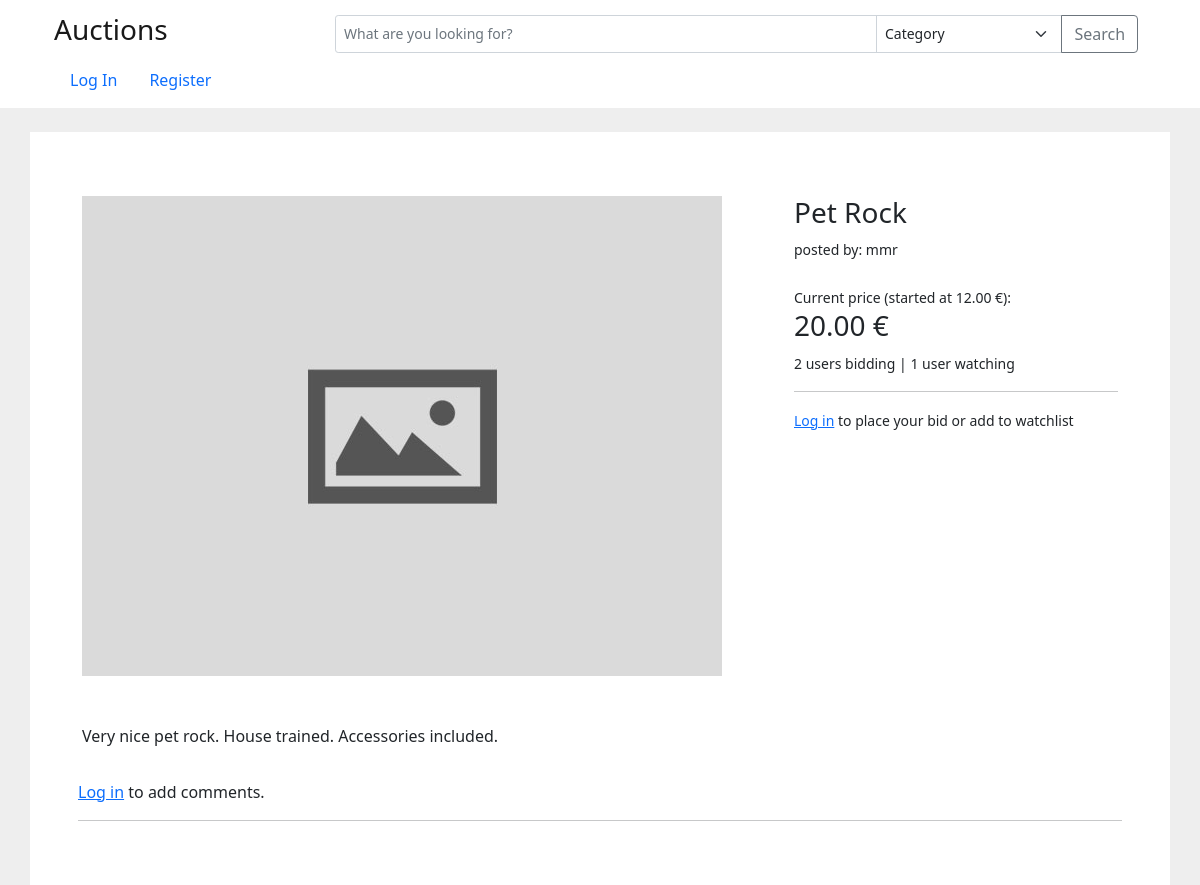
The app's page /2/, older data.
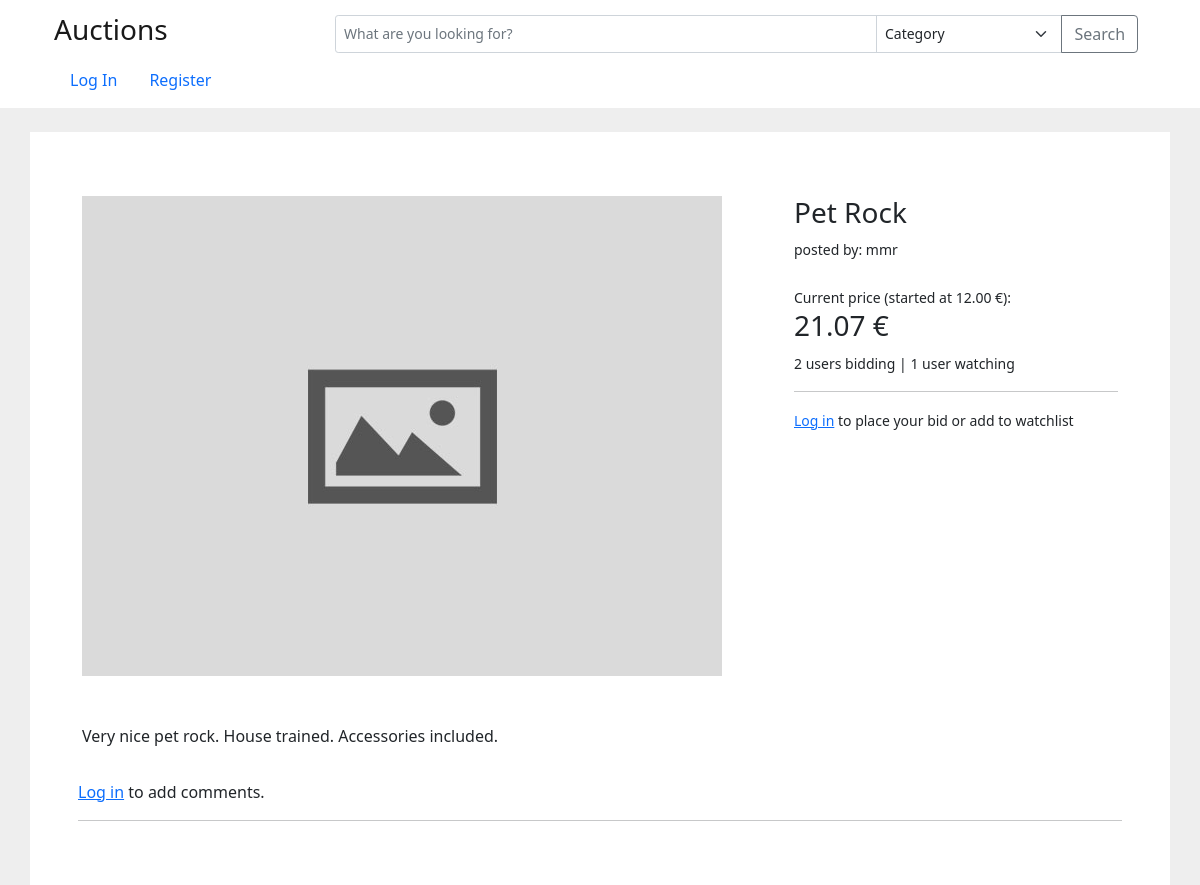
The same page, newer data.
### auctions/models.py (models this page shows, shortened)
class Bid(models.Model):
    user = models.ForeignKey(User, on_delete=models.CASCADE)
    listing = models.ForeignKey(Listing, on_delete=models.CASCADE)
    bid = models.DecimalField(max_digits=30, decimal_places=2)
    time = models.DateTimeField(default=timezone.now)

class Listing(models.Model):
    class Categories(models.IntegerChoices):
        ELECTRONICS = 1, 'Electronics'
        FASHION = 2, 'Fashion'
        HOUSE = 3, 'House & Garden'
        BEAUTY = 4, 'Beauty'
        HEALTH = 5, 'Health'
        CULTURE = 6, 'Culture & Entertainment'
        SPORT = 7, 'Sport & Outdors'
        MOTO = 8, 'Moto'
        ART = 9, 'Art & Collectibles'
        OTHER = 99, ('Other')
    title = models.CharField(max_length=120)
    image = models.URLField(blank=True)
    description = models.TextField()
    category = models.IntegerField(choices=Categories.choices, blank=True)
    time = models.DateTimeField(default=timezone.now)
    time_closed = models.DateTimeField(blank=True, null=True)
    starting_bid = models.DecimalField(max_digits=30, decimal_places=2)
    user = models.ForeignKey(User, on_delete=models.CASCADE)
    watchers = models.ManyToManyField(User, related_name='watchlist', blank=True)
    closed = models.BooleanField(default=False)
    def bids(self):
        return self.bid_set.all().order_by('-bid')
    def next_bid(self):
        if not self.bids():
            return float(self.starting_bid)
        else:
            return round(float(self.bids().first().bid) + 0.55)
    def comments(self):
        return self.comment_set.all().order_by('-time')

### auctions/views.py (the view)
# urls.py: path('<int:pk>/', views.detail_view, name='listing'),
def detail_view(request, pk):
    listing = Listing.objects.get(pk=pk)
    if request.method == 'POST':
        if 'close' in request.POST:
            listing.closed = True
            listing.save()
            return HttpResponseRedirect(reverse('listing', args=[pk]))
        if 'watchlist_add' in request.POST:
            request.user.watchlist.add(listing)
            return HttpResponseRedirect(reverse('listing', args=[pk]))
        if 'watchlist_remove' in request.POST:
            request.user.watchlist.remove(listing)
            return HttpResponseRedirect(reverse('listing', args=[pk]))
        if 'comment_content' in request.POST:
            comment_form = CommentForm(request.POST)
            if comment_form.is_valid():
                c = Comment(
                    user = request.user,
                    listing = listing,
                    comment_content = comment_form.cleaned_data['comment_content']
                )
                c.save()
                return HttpResponseRedirect(reverse('listing', args=[pk]))
        else:
            bid = float(request.POST.get('bid', 0))
            if bid >= listing.next_bid():
                b = Bid(user=request.user, listing=listing, bid=bid)
                b.save()
            else:
                return render(request, 'auctions/listing.html', {
                        'listing':listing,
                        'description': listing.description,
                        'watchers': len(listing.watchers.all()),
                        'bidders': set(bid.user for bid in Listing.bids(listing)),
                        'bids': Listing.bids(listing),
                        'next_bid': Listing.next_bid(listing),
                        'highest_bid': listing.bids().first(),
                        'comments': listing.comments(),
                        'comment_form': CommentForm(),
                        'bid_message': 'Miminum bid is {} €'.format(Listing.next_bid(listing))
                    })
        return HttpResponseRedirect(reverse('listing', args=[pk]))
    else:
        return render(request, 'auctions/listing.html', {
                'listing':listing,
                'description': listing.description,
                'watchers': len(listing.watchers.all()),
                'bidders': set(bid.user for bid in Listing.bids(listing)),
                'bidders_number': len(set(bid.user for bid in Listing.bids(listing))),
                'bids': Listing.bids(listing),
                'next_bid': Listing.next_bid(listing),
                'highest_bid': listing.bids().first(),
                'comments': listing.comments(),
                'comment_form': CommentForm()
            })

### auctions/forms.py
class CommentForm(ModelForm):
    class Meta:
        model = Comment
        fields = ['comment_content']

### auctions/context_processor.py (called while the page is built)
def categories(request):
    return {
        'categories': Listing.Categories.labels
}

### auctions/templatetags/markdown_tags.py (called while the page is built)
@register.filter
def markdown_on(value):
    return markdown(value)

### auctions/templates/auctions/listing.html (shortened to what this page needs)
{% extends 'auctions/layout.html' %}
{% load static %}
{% load crispy_forms_tags %}
{% load markdown_tags %}
{% block body %}
<div class="row">
    <div class="col-sm-8 p-3">
        {% if not listing.image %}
            <img class='img-fluid' src="{% static 'auctions/default.jpg' %}" alt="{{ listing.title }}">
        {% else %}
            <img class='img-fluid' src="{{ listing.image }}" alt="{{ listing.title }}">
        {% endif %}
    </div>
    <div class="col-sm-4 p-3">
        <h3>{{ listing.title }}</h3>
        <small>posted by: {{ listing.user.username }}</small><br><br>
        {% if listing.closed %}
            <small>Final price(started at {{ listing.starting_bid }} €):</small>
            {% if highest_bid.bid %}
                <h3>{{ highest_bid.bid }} € <span class="badge rounded-pill bg-secondary">Closed</span>
                {% if request.user == highest_bid.user %}
                    <p><div class="alert alert-success" role="alert">
                        You won this auction!
                    </div></p>
                {% endif %}
            {% else %}
                <h4>Closed without offers</h4>
            {% endif %}
        {% else %}
            <small>Current price (started at {{ listing.starting_bid }} €):</small>
            <h3>{{ highest_bid.bid|default:listing.starting_bid }} €
            </h3>
            <small>{{ bidders_number }} user{{ bidders_number|pluralize }} bidding | </small>
            <small>{{ watchers }} user{{ watchers|pluralize }} watching</small>
            <hr>
            {% if user.is_authenticated %}
                {% if not listing.closed and listing.user == request.user %}
                    <form method="post">{% csrf_token %}
                        <input type="submit" name="close" value="Close Listing">
                    </form>
                {% else %}
                    {% if bid_message %}
                        <small style="color:red;">{{ bid_message }}</small>
                    {% endif %}
                    <p><form method="post">{% csrf_token %}
                        <p><label for='bid'>Your offer:</label>
                        <div class="input-group mb-3">
                            <input type="number" id='bid' name='bid' value="{{ listing.next_bid }}" step=0.01
                                class="form-control" placeholder="Recipient's username" aria-label="Recipient's username"
                                aria-describedby="button-addon2"><span class="input-group-text" id="basic-addon1">€</span>
                            <button class="btn btn-primary" type="submit" id="button-addon2">Bid</button>
                        </div>
                    </form></p>
                    <p><form method="post">{% csrf_token %}
                        {% if listing in request.user.watchlist.all %}
                            <div class="d-grid gap-2">
                                <input class="btn btn-outline-primary" type="submit" name="watchlist_remove" value="Remove from Watchlist.">
                            </div>
                        {% else %}
                            <div class="d-grid gap-2">
                                <input class="btn btn-outline-primary" type="submit" name="watchlist_add" value="Add to Watchlist.">
                            </div>
                        {% endif %}
                    </form></p>
                {% endif %}
            {% else %}
                <small><a href="{% url 'login' %}">Log in</a> to place your bid or add to watchlist</small>
            {% endif %}
        {% endif %}
        </div>
    </div>
    <div class="row gap-3">
        <div class="col-sm p-3">
            <p>{{ description|markdown_on|safe }}</p>
        </div>
    </div>
{% if user.is_authenticated %}
    <form method="post">{% csrf_token %}
        {{ comment_form|crispy }}
        <input class="btn btn-primary" type="submit" alue="Submit">
    </form>
{% else %}
    <p><a href="url 'login'">Log in</a> to add comments.</p>
{% endif %}
<hr>
{% endblock %}

Row changes from the older to the newer data that the page shows:
no longer on this page (row unchanged): Bid: bid "20.00"
added Bid: bid "21.07"
